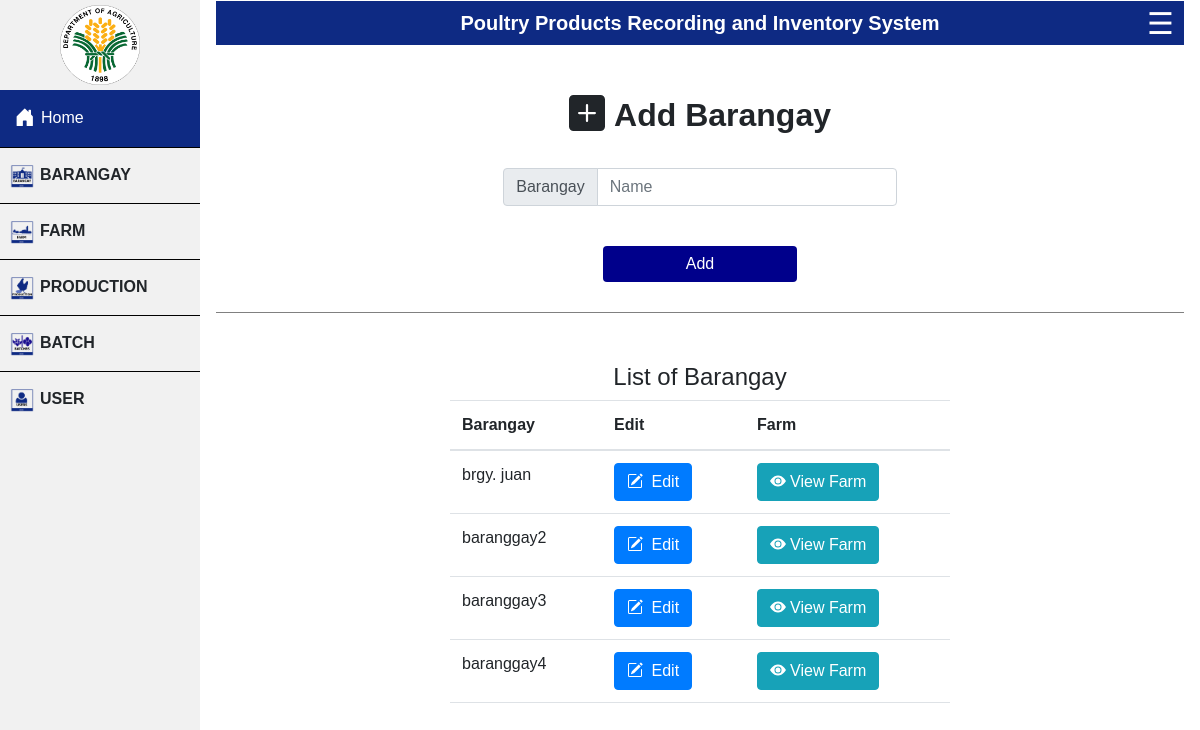
/project/add-brgy.php, run on an earlier commit of the app's database.
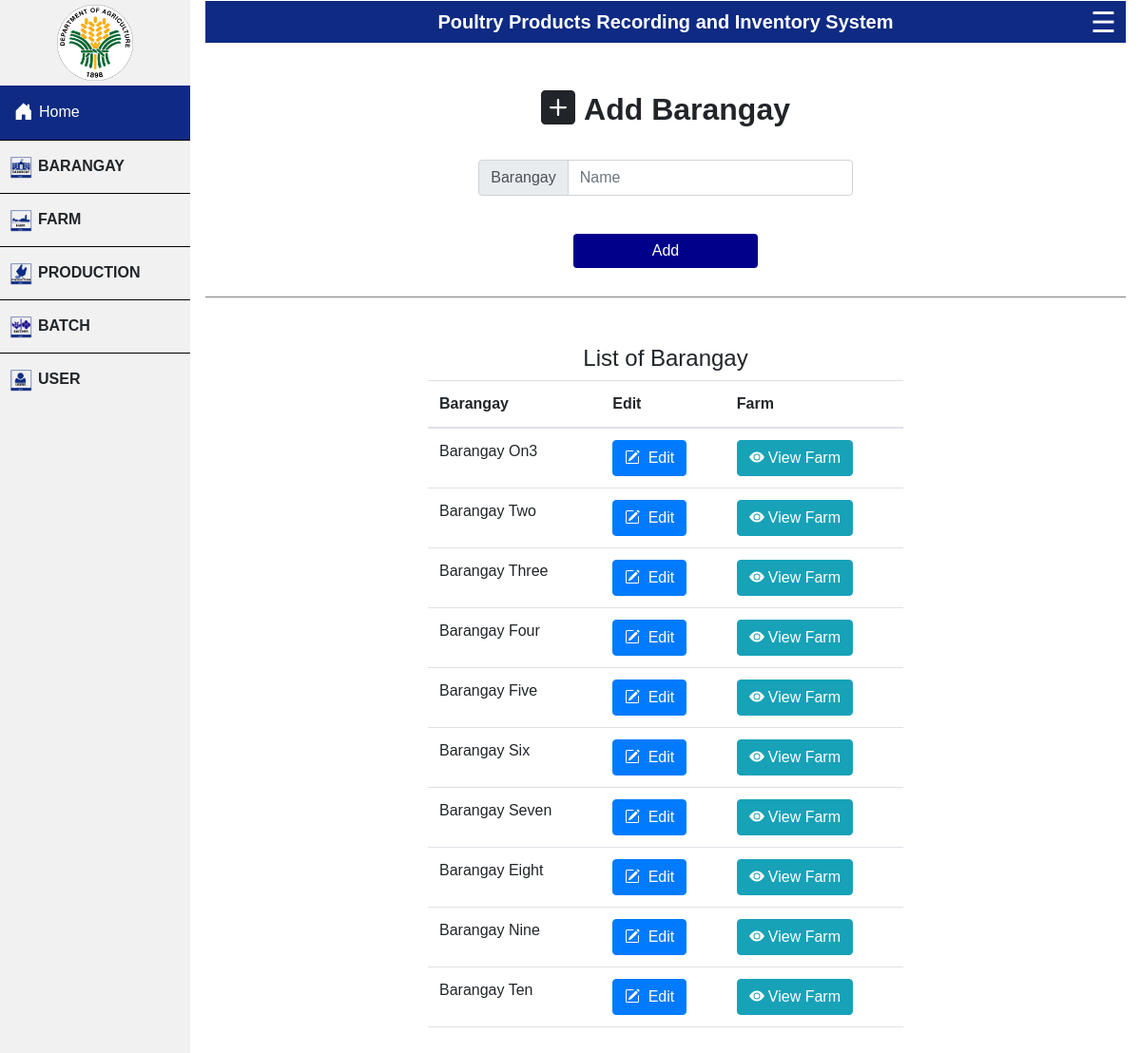
And on a later commit of the database.
### tables this page shows
CREATE TABLE `baranggay` (
  `baranggayID` int(21) NOT NULL,
  `baranggay` varchar(21) NOT NULL
);

### project/add-brgy.php (the view, shortened to what this page needs)
<?php include ("header.php");  ?>
<div class="wrapper-add">
    <div class="text">
        <h2><svg xmlns="http://www.w3.org/2000/svg" width="45" height="45" fill="currentColor"
                class="bi bi-plus-square-fill" viewBox="0 2 20 16">
                <path
                    d="M2 0a2 2 0 0 0-2 2v12a2 2 0 0 0 2 2h12a2 2 0 0 0 2-2V2a2 2 0 0 0-2-2H2zm6.5 4.5v3h3a.5.5 0 0 1 0 1h-3v3a.5.5 0 0 1-1 0v-3h-3a.5.5 0 0 1 0-1h3v-3a.5.5 0 0 1 1 0z" />
            </svg>Add Barangay</h2>
    </div>
    <form method="POST" action="#">
        <div class="add-brgy-button">
            <div class="input-group flex-nowrap">
                <span class="input-group-text" id="addon-wrapping">Barangay</span>
                <input type="text" class="form-control" placeholder="Name" name="brgy" required="true"
                    aria-describedby="addon-wrapping">
            </div>
            <button type="submit" class="btn btn-primary" id="brgy-btn" name="submit">Add</button>
        </div>
</div>
<div class="wrapper-list" id='brgy-list'>
    <h4>List of Barangay</h4>
    <?php
    @include 'connect.php';
$query = "SELECT * FROM baranggay";
if ($result = $data->query($query)){
		echo "<table id='tbl-list' class='table'>
			<thead>
			<tr>
				<th scope='col' hidden id='count'>BaranggayID</th>
				<th scope='col' id='name'>Barangay</th>
                <th scope='col' id='edit'> Edit </th>
                <th scope='col' id='edit'> Farm </th>
			</tr>
			</thead>";
		}
        while ($row = $result->fetch_assoc()) {
        	echo"<tr>";
            	echo "<td id='name'>" .$row['baranggay']. "</td>";
                echo '<td>
                   <a type="button" class="btn btn-primary" href= "update-barangay.php?baranggayID='.$row['baranggayID'].'"><svg xmlns="http://www.w3.org/2000/svg" width="20" height="20" fill="currentColor" class="bi bi-pencil-square" viewBox="0 0 20 20">
                   <path d="M15.502 1.94a.5.5 0 0 1 0 .706L14.459 3.69l-2-2L13.502.646a.5.5 0 0 1 .707 0l1.293 1.293zm-1.75 2.456-2-2L4.939 9.21a.5.5 0 0 0-.121.196l-.805 2.414a.25.25 0 0 0 .316.316l2.414-.805a.5.5 0 0 0 .196-.12l6.813-6.814z"/>
                   <path fill-rule="evenodd" d="M1 13.5A1.5 1.5 0 0 0 2.5 15h11a1.5 1.5 0 0 0 1.5-1.5v-6a.5.5 0 0 0-1 0v6a.5.5 0 0 1-.5.5h-11a.5.5 0 0 1-.5-.5v-11a.5.5 0 0 1 .5-.5H9a.5.5 0 0 0 0-1H2.5A1.5 1.5 0 0 0 1 2.5v11z"/>
                 </svg> Edit </a>
        </td>';
        echo '<td >
        <div class="addbatch-button">
          <a type="button" class="btn btn-info" href= "view-farmx.php?baranggayID='.$row['baranggayID'].'"><svg xmlns="http://www.w3.org/2000/svg" width="20" height="20" fill="currentColor" class="bi bi-eye-fill" viewBox="0 0 20 20">
          <path d="M10.5 8a2.5 2.5 0 1 1-5 0 2.5 2.5 0 0 1 5 0z"/>
          <path d="M0 8s3-5.5 8-5.5S16 8 16 8s-3 5.5-8 5.5S0 8 0 8zm8 3.5a3.5 3.5 0 1 0 0-7 3.5 3.5 0 0 0 0 7z"/>
        </svg>View Farm</a>
        </div>
         </td>';
            }
?>

What changed in the data, as far as the page shows it:
changed baranggay: baranggay "brgy. juan" → "Barangay On3"
changed baranggay: baranggay "baranggay2" → "Barangay Two"
changed baranggay: baranggay "baranggay3" → "Barangay Three"
changed baranggay: baranggay "baranggay4" → "Barangay Four"
added baranggay: baranggay "Barangay Five"
added baranggay: baranggay "Barangay Six"
added baranggay: baranggay "Barangay Seven"
added baranggay: baranggay "Barangay Eight"
added baranggay: baranggay "Barangay Nine"
added baranggay: baranggay "Barangay Ten"
